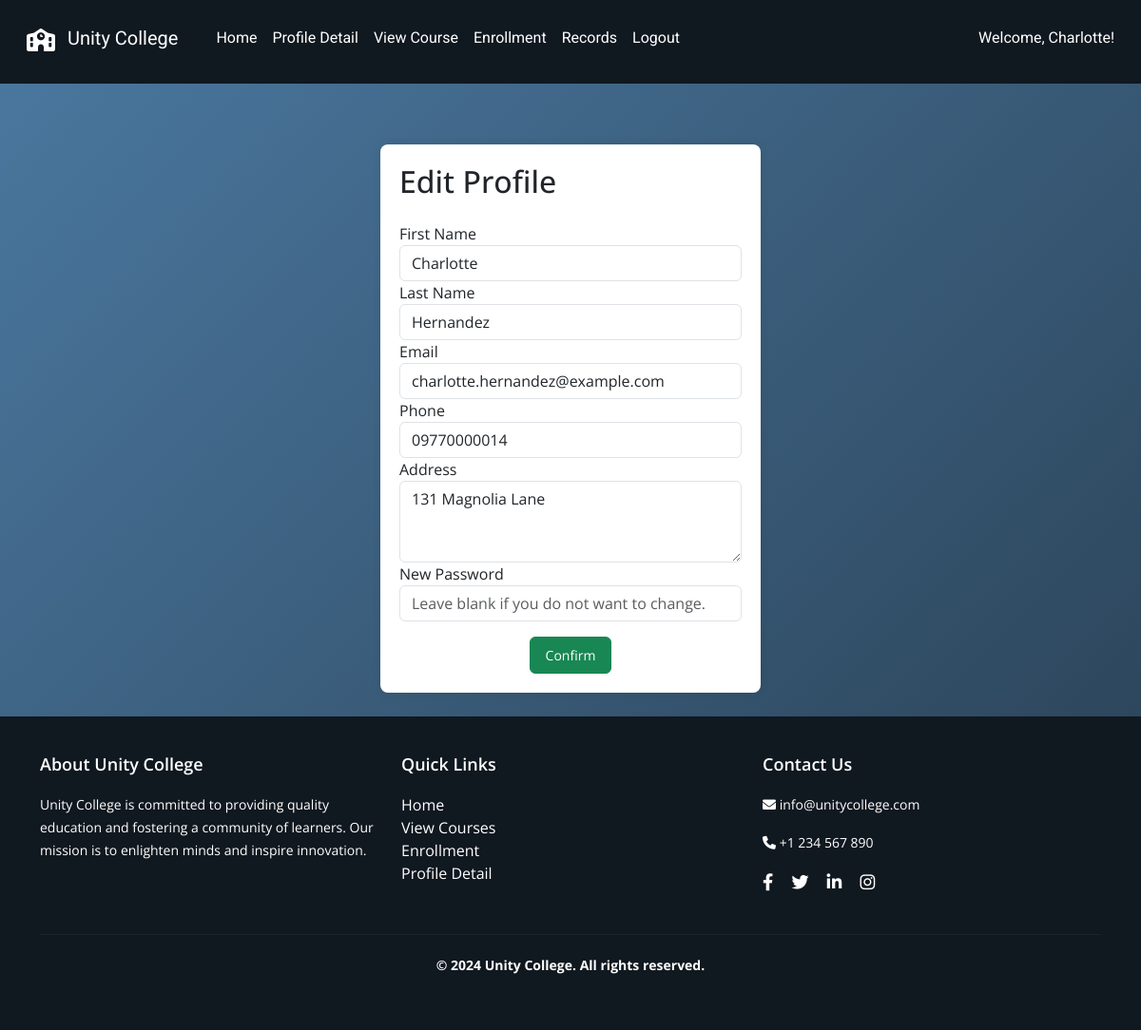
Screenshot of /student/profile/edit (signed in) with the database file from the repository.
### tables this page shows
CREATE TABLE "student" (
    id INTEGER PRIMARY KEY AUTOINCREMENT,
    first_name TEXT NOT NULL,
    last_name TEXT NOT NULL,
    phone TEXT NOT NULL,
    email TEXT NOT NULL UNIQUE,
    address TEXT NOT NULL,
    password TEXT NOT NULL
);

### app.py (the view)
@app.route("/student/profile/edit", methods=["GET", "POST"])
def edit_profile():
    if 'uid' not in session or session.get('user_type') != 'student':
        return redirect(url_for('student_login'))
    first_name = session.get('first_name')
    uid = session.get('uid')
    if request.method == "POST":
        first_name = request.form.get('fname')
        last_name = request.form.get('lname')
        phone = request.form.get('phone')
        email = request.form.get('email')
        address = request.form.get('address')
        password = request.form.get('password')
        try:
            if password:
                execute_db("""
                    UPDATE student
                    SET first_name = ?, last_name = ?, email = ?, phone = ?, address = ?, password = ?
                    WHERE id = ?
                """, (first_name, last_name, email, phone, address, hashlib.md5(password.encode()).hexdigest(), uid))
            else:
                execute_db("""
                    UPDATE student
                    SET first_name = ?, last_name = ?, email = ?, phone = ?, address = ?
                    WHERE id = ?
                """, (first_name, last_name, email, phone, address, uid))
            session['first_name'] = first_name
            return redirect(url_for('view_profile'))
        except Exception as e:
            print(traceback.format_exc())
    else:
        try:
            profile = query_db("SELECT first_name, last_name, email, phone, address FROM student WHERE id = ?", (uid,))
            if not profile:
                return redirect(url_for('home'))
            profile = profile[0]
        except Exception as e:
            print(traceback.format_exc())
            profile = {}
        return render_template("student/edit_profile.html", profile=profile, first_name=first_name, uid=uid)

### dbcontroller.py (called while the page is built)
def query_db(query, args=()):
    con = sqlite3.connect('advweb.db')
    cur = con.cursor()
    cur.execute(query, args)
    rv = cur.fetchall()
    cur.close()
    con.close()
    return rv

### templates/student/edit_profile.html
{% extends "/student/layout.html" %} {% block content %}
<link rel="stylesheet" href="/static/css/student/editprofile.css" />
<div class="container mt-5">
  <div class="form-container">
    <h2 class="mb-4">Edit Profile</h2>
    <form method="POST" action="{{ url_for('edit_profile') }}">
      <div class="form-group">
        <label for="fname">First Name</label>
        <input
          type="text"
          class="form-control"
          id="fname"
          name="fname"
          value="{{ profile[0] }}"
          required
        />
      </div>
      <div class="form-group">
        <label for="lname">Last Name</label>
        <input
          type="text"
          class="form-control"
          id="lname"
          name="lname"
          value="{{ profile[1] }}"
          required
        />
      </div>
      <div class="form-group">
        <label for="email">Email</label>
        <input
          type="email"
          class="form-control"
          id="email"
          name="email"
          value="{{ profile[2] }}"
          required
        />
      </div>
      <div class="form-group">
        <label for="phone">Phone</label>
        <input
          type="text"
          class="form-control"
          id="phone"
          name="phone"
          value="{{ profile[3] }}"
          required
        />
      </div>
      <div class="form-group">
        <label for="address">Address</label>
        <textarea
          class="form-control"
          id="address"
          name="address"
          rows="3"
          required
        >
{{ profile[4] }}</textarea
        >
      </div>
      <div class="form-group">
        <label for="password">New Password</label>
        <input
          type="password"
          class="form-control"
          id="password"
          name="password"
          placeholder="Leave blank if you do not want to change."
        />
      </div>
      <button type="submit" class="btn btn-success mt-3">Confirm</button>
    </form>
  </div>
</div>
{% endblock %}

### templates/student/layout.html (shortened to what this page needs)
<!DOCTYPE html>
<html lang="en">
  <head>
    <link
      href="https://cdn.jsdelivr.net/npm/bootstrap@5.3.0/dist/css/bootstrap.min.css"
      rel="stylesheet"
    />
    <link href="/static/css/student/layout.css" rel="stylesheet" />
    <link
      rel="stylesheet"
      href="https://cdnjs.cloudflare.com/ajax/libs/font-awesome/6.0.0-beta3/css/all.min.css"
    />
  </head>
  <body>
    <nav class="navbar navbar-expand-lg navbar-light navbar-custom">
      <div class="container-fluid">
        <a class="navbar-brand" href="#">
          <i class="fas fa-school me-2"></i> Unity College
        </a>
        <div class="collapse navbar-collapse" id="navbarNav">
          <ul class="navbar-nav me-auto">
            <li class="nav-item">
              <a class="nav-link" href="{{ url_for('home') }}">Home</a>
            </li>
            <li class="nav-item">
              <a class="nav-link" href="{{ url_for('view_profile') }}"
                >Profile Detail</a
              >
            </li>
            <li class="nav-item">
              <a class="nav-link" href="{{ url_for('view_courses') }}"
                >View Course</a
              >
            </li>
            <li class="nav-item">
              <a class="nav-link" href="{{ url_for('student_enroll') }}"
                >Enrollment</a
              >
            </li>
            <li class="nav-item">
              <a class="nav-link" href="{{ url_for('view_enrollment_records')}}"
                >Records</a
              >
            </li>
            {% if uid %}
            <li class="nav-item">
              <a class="nav-link" href="{{ url_for('student_logout') }}"
                >Logout</a
              >
            </li>
            {% else %}
            <li class="nav-item">
              <a class="nav-link" href="{{ url_for('student_signup') }}"
                >Sign Up</a
              >
            </li>
            {% endif %}
          </ul>
          {% if uid %}
          <div class="d-flex">
            <span class="navbar-text me-3">Welcome, {{ first_name }}!</span>
          </div>
          {% endif %}
        </div>
      </div>
    </nav>
    <div class="container mt-4">{% block content %}{% endblock %}</div>
    <footer class="footer mt-4 text-white">
      <div class="container">
        <div class="row">
          <div class="col-md-4">
            <h5>About Unity College</h5>
            <p>
              Unity College is committed to providing quality education and
              fostering a community of learners. Our mission is to enlighten
              minds and inspire innovation.
            </p>
          </div>
          <div class="col-md-4">
            <h5>Quick Links</h5>
            <ul class="list-unstyled">
              <li>
                <a href="{{ url_for('home') }}" class="footer-link">Home</a>
              </li>
              <li>
                <a href="{{ url_for('view_courses') }}" class="footer-link"
                  >View Courses</a
                >
              </li>
              <li>
                <a href="{{ url_for('student_enroll') }}" class="footer-link"
                  >Enrollment</a
                >
              </li>
              <li>
                <a href="{{ url_for('view_profile') }}" class="footer-link"
                  >Profile Detail</a
                >
              </li>
            </ul>
          </div>
          <div class="col-md-4">
            <h5>Contact Us</h5>
            <p><i class="fas fa-envelope"></i> info@unitycollege.com</p>
            <p><i class="fas fa-phone"></i> +1 234 567 890</p>
            <div class="social-icons">
              <a href="#" class="footer-link"
                ><i class="fab fa-facebook-f"></i
              ></a>
              <a href="#" class="footer-link"><i class="fab fa-twitter"></i></a>
              <a href="#" class="footer-link"
                ><i class="fab fa-linkedin-in"></i
              ></a>
              <a href="#" class="footer-link"
                ><i class="fab fa-instagram"></i
              ></a>
            </div>
          </div>
        </div>
        <div class="row mt-3">
          <div class="col-12">
            <hr class="footer-hr" />
            <p class="text-center">
              <strong>&copy; 2024 Unity College. All rights reserved.</strong>
            </p>
          </div>
        </div>
      </div>
    </footer>
  </body>
</html>

### static/css/student/layout.css (style rules this page uses)
html, body { height: 100%; margin: 0; font-family: "Open Sans", sans-serif; }
body { display: flex; flex-direction: column; }
.container { flex: 1; }
.navbar-custom { background-color: #101820; color: #ffffff; }
.container-fluid { background-color: #101820; }
.navbar-brand i { font-size: 1.5rem; vertical-align: middle; }
.navbar-custom .navbar-brand, .navbar-custom .nav-link { color: #ffffff; font-family: "Roboto", sans-serif; padding: 0.5rem 1rem; }
@media (min-width: 768px) { .navbar-custom { height: 80px; } }
@media (min-width: 768px) { .navbar-custom .navbar-brand, .navbar-custom .nav-link { line-height: 80px; } }
.navbar-text { color: #ffffff; font-family: "Roboto", sans-serif; }
.footer { background-color: #101820; color: #ffffff; padding: 40px 0; font-family: "Open Sans", sans-serif; box-shadow: none; position: relative; z-index: 2; }
.footer h5 { font-size: 18px; margin-bottom: 20px; font-weight: 600; }
.footer p { font-size: 14px; line-height: 1.7; }
.footer .footer-link { color: #ffffff; text-decoration: none; }
.footer .social-icons { margin-top: 10px; }
.footer .social-icons a { color: #ffffff; margin-right: 15px; font-size: 18px; text-decoration: none; }
.footer-hr { border-color: #444; margin: 20px 0; }
body { background: linear-gradient(135deg, #4b79a1 0%, #283e51 100%) no-repeat center center fixed; }

### static/css/student/editprofile.css (style rules this page uses)
.form-container { max-width: 400px; margin: 0 auto; background-color: white; padding: 20px; border-radius: 8px; box-shadow: 0px 0px 10px rgba(0, 0, 0, 0.1); }
.form-container .btn { width: auto; padding: 8px 16px; font-size: 14px; display: block; margin: 20px auto 0; }

### rows the page displays
student: first_name "Charlotte", fname "Charlotte", lname "Hernandez", email "charlotte.hernandez@example.com", phone "09770000014", address "131 Magnolia Lane"
